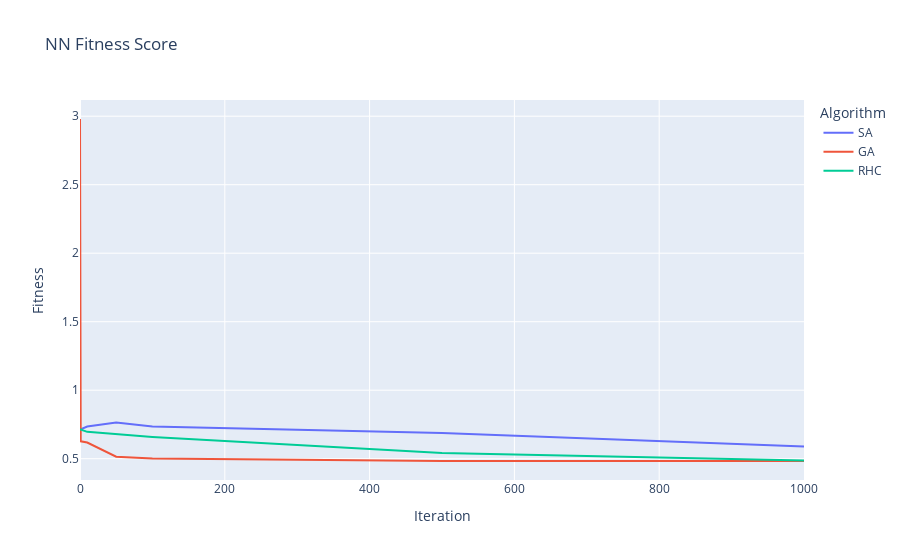

Notebook source saved alongside this figure:
### Code cell
px.line(result, 
        x="Iteration", 
        y="Fitness", 
        color="Algorithm", 
        title="NN Fitness Score")

### Figure 1 — Plotly figure (JSON) as saved in the notebook; plotly's stock layout.template omitted (floating-point values rounded to 4 significant figures)
{"data": [{"hovertemplate": "Algorithm=SA<br>Iteration=%{x}<br>Fitness=%{y}<extra></extra>", "legendgroup": "SA", "line": {"color": "#636efa", "dash": "solid"}, "marker": {"symbol": "circle"}, "mode": "lines", "name": "SA", "orientation": "v", "showlegend": true, "type": "scatter", "x": [0, 1, 10, 50, 100, 500, 1000], "xaxis": "x", "y": [0.7132, 0.7159, 0.7348, 0.7635, 0.7357, 0.6881, 0.5883], "yaxis": "y"}, {"hovertemplate": "Algorithm=GA<br>Iteration=%{x}<br>Fitness=%{y}<extra></extra>", "legendgroup": "GA", "line": {"color": "#EF553B", "dash": "solid"}, "marker": {"symbol": "circle"}, "mode": "lines", "name": "GA", "orientation": "v", "showlegend": true, "type": "scatter", "x": [0, 1, 10, 50, 100, 500, 1000], "xaxis": "x", "y": [2.98, 0.6268, 0.6178, 0.5147, 0.5021, 0.484, 0.4832], "yaxis": "y"}, {"hovertemplate": "Algorithm=RHC<br>Iteration=%{x}<br>Fitness=%{y}<extra></extra>", "legendgroup": "RHC", "line": {"color": "#00cc96", "dash": "solid"}, "marker": {"symbol": "circle"}, "mode": "lines", "name": "RHC", "orientation": "v", "showlegend": true, "type": "scatter", "x": [0, 1, 10, 50, 100, 500, 1000], "xaxis": "x", "y": [0.7132, 0.7132, 0.6961, 0.6801, 0.6592, 0.5409, 0.486], "yaxis": "y"}], "layout": {"legend": {"title": {"text": "Algorithm"}, "tracegroupgap": 0}, "title": {"text": "NN Fitness Score"}, "xaxis": {"anchor": "y", "domain": [0, 1], "title": {"text": "Iteration"}}, "yaxis": {"anchor": "x", "domain": [0, 1], "title": {"text": "Fitness"}}}}
